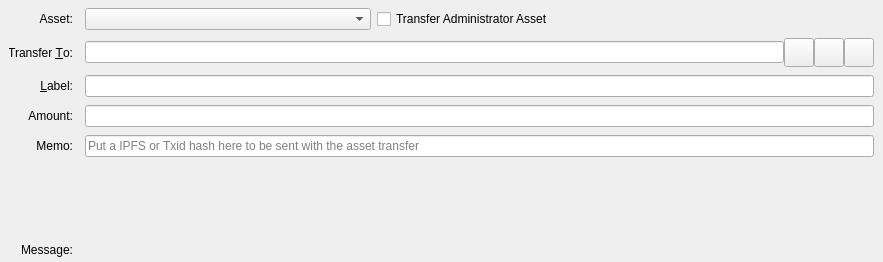
<?xml version="1.0" encoding="UTF-8"?>
<ui version="4.0">
 <class>SendAssetsEntry</class>
 <widget class="QStackedWidget" name="SendAssetsEntry">
  <property name="geometry">
   <rect>
    <x>0</x>
    <y>0</y>
    <width>883</width>
    <height>262</height>
   </rect>
  </property>
  <property name="focusPolicy">
   <enum>Qt::TabFocus</enum>
  </property>
  <property name="autoFillBackground">
   <bool>false</bool>
  </property>
  <property name="currentIndex">
   <number>0</number>
  </property>
  <widget class="QFrame" name="SendCoins">
   <property name="toolTip">
    <string>This is an asset payment</string>
   </property>
   <property name="frameShape">
    <enum>QFrame::NoFrame</enum>
   </property>
   <layout class="QGridLayout" name="gridLayout">
    <property name="topMargin">
     <number>8</number>
    </property>
    <property name="bottomMargin">
     <number>4</number>
    </property>
    <property name="horizontalSpacing">
     <number>12</number>
    </property>
    <property name="verticalSpacing">
     <number>8</number>
    </property>
    <item row="9" column="1">
     <widget class="QLabel" name="messageTextLabel">
      <property name="toolTip">
       <string>A message that was attached to the points: URI which will be stored with the transaction for your reference. Note: This message will not be sent over the Neoxa network.</string>
      </property>
      <property name="textFormat">
       <enum>Qt::PlainText</enum>
      </property>
     </widget>
    </item>
    <item row="7" column="1">
     <widget class="QLabel" name="assetAmountLabel">
      <property name="text">
       <string/>
      </property>
      <property name="alignment">
       <set>Qt::AlignRight|Qt::AlignTrailing|Qt::AlignVCenter</set>
      </property>
     </widget>
    </item>
    <item row="5" column="0">
     <widget class="QLabel" name="memoLabel">
      <property name="text">
       <string>Memo:</string>
      </property>
      <property name="alignment">
       <set>Qt::AlignRight|Qt::AlignTrailing|Qt::AlignVCenter</set>
      </property>
     </widget>
    </item>
    <item row="4" column="0">
     <widget class="QLabel" name="amountLabel">
      <property name="text">
       <string>Amount:</string>
      </property>
      <property name="alignment">
       <set>Qt::AlignRight|Qt::AlignTrailing|Qt::AlignVCenter</set>
      </property>
     </widget>
    </item>
    <item row="3" column="1">
     <widget class="QLineEdit" name="addAsLabel">
      <property name="toolTip">
       <string>Enter a label for this address to add it to the list of used addresses</string>
      </property>
     </widget>
    </item>
    <item row="3" column="0">
     <widget class="QLabel" name="labellLabel">
      <property name="text">
       <string>&amp;Label:</string>
      </property>
      <property name="alignment">
       <set>Qt::AlignRight|Qt::AlignTrailing|Qt::AlignVCenter</set>
      </property>
      <property name="buddy">
       <cstring>addAsLabel</cstring>
      </property>
     </widget>
    </item>
    <item row="8" column="1">
     <widget class="QLabel" name="ownershipWarningMessage">
      <property name="text">
       <string/>
      </property>
     </widget>
    </item>
    <item row="1" column="0">
     <widget class="QLabel" name="assetBoxLabel">
      <property name="text">
       <string>Asset:</string>
      </property>
      <property name="alignment">
       <set>Qt::AlignRight|Qt::AlignTrailing|Qt::AlignVCenter</set>
      </property>
     </widget>
    </item>
    <item row="4" column="1">
     <layout class="QHBoxLayout" name="horizontalLayoutAmount" stretch="0">
      <item>
       <widget class="AssetAmountField" name="payAssetAmount"/>
      </item>
     </layout>
    </item>
    <item row="2" column="1">
     <layout class="QHBoxLayout" name="payToLayout">
      <property name="spacing">
       <number>0</number>
      </property>
      <item>
       <widget class="QValidatedLineEdit" name="payTo">
        <property name="toolTip">
         <string>The Neoxa address to send the payment to</string>
        </property>
       </widget>
      </item>
      <item>
       <widget class="QToolButton" name="addressBookButton">
        <property name="toolTip">
         <string>Choose previously used address</string>
        </property>
        <property name="text">
         <string/>
        </property>
        <property name="icon">
         <iconset resource="../points.qrc">
          <normaloff>:/icons/address-book</normaloff>:/icons/address-book</iconset>
        </property>
        <property name="iconSize">
         <size>
          <width>22</width>
          <height>22</height>
         </size>
        </property>
        <property name="shortcut">
         <string>Alt+A</string>
        </property>
       </widget>
      </item>
      <item>
       <widget class="QToolButton" name="pasteButton">
        <property name="toolTip">
         <string>Paste address from clipboard</string>
        </property>
        <property name="text">
         <string/>
        </property>
        <property name="icon">
         <iconset resource="../points.qrc">
          <normaloff>:/icons/editpaste</normaloff>:/icons/editpaste</iconset>
        </property>
        <property name="iconSize">
         <size>
          <width>22</width>
          <height>22</height>
         </size>
        </property>
        <property name="shortcut">
         <string>Alt+P</string>
        </property>
       </widget>
      </item>
      <item>
       <widget class="QToolButton" name="deleteButton">
        <property name="toolTip">
         <string>Remove this entry</string>
        </property>
        <property name="text">
         <string/>
        </property>
        <property name="icon">
         <iconset resource="../points.qrc">
          <normaloff>:/icons/remove</normaloff>:/icons/remove</iconset>
        </property>
        <property name="iconSize">
         <size>
          <width>22</width>
          <height>22</height>
         </size>
        </property>
       </widget>
      </item>
     </layout>
    </item>
    <item row="10" column="0">
     <widget class="QLabel" name="messageLabel">
      <property name="text">
       <string>Message:</string>
      </property>
      <property name="alignment">
       <set>Qt::AlignRight|Qt::AlignTrailing|Qt::AlignVCenter</set>
      </property>
     </widget>
    </item>
    <item row="2" column="0">
     <widget class="QLabel" name="payToLabel">
      <property name="text">
       <string>Transfer &amp;To:</string>
      </property>
      <property name="alignment">
       <set>Qt::AlignRight|Qt::AlignTrailing|Qt::AlignVCenter</set>
      </property>
      <property name="buddy">
       <cstring>payTo</cstring>
      </property>
     </widget>
    </item>
    <item row="1" column="1">
     <layout class="QHBoxLayout" name="horizontalLayout_3">
      <property name="spacing">
       <number>6</number>
      </property>
      <item>
       <widget class="QComboBox" name="assetSelectionBox">
        <property name="minimumContentsLength">
         <number>32</number>
        </property>
       </widget>
      </item>
      <item>
       <widget class="QCheckBox" name="administratorCheckbox">
        <property name="text">
         <string>Transfer Administrator Asset</string>
        </property>
       </widget>
      </item>
      <item>
       <spacer name="horizontalSpacer">
        <property name="orientation">
         <enum>Qt::Horizontal</enum>
        </property>
        <property name="sizeHint" stdset="0">
         <size>
          <width>40</width>
          <height>20</height>
         </size>
        </property>
       </spacer>
      </item>
     </layout>
    </item>
    <item row="5" column="1">
     <widget class="QLineEdit" name="memoBox">
      <property name="maxLength">
       <number>64</number>
      </property>
      <property name="placeholderText">
       <string>Put a IPFS or Txid hash here to be sent with the asset transfer</string>
      </property>
     </widget>
    </item>
   </layout>
  </widget>
  <widget class="QFrame" name="SendCoins_UnauthenticatedPaymentRequest">
   <property name="palette">
    <palette>
     <active>
      <colorrole role="WindowText">
       <brush brushstyle="SolidPattern">
        <color alpha="255">
         <red>0</red>
         <green>0</green>
         <blue>0</blue>
        </color>
       </brush>
      </colorrole>
      <colorrole role="Button">
       <brush brushstyle="SolidPattern">
        <color alpha="255">
         <red>255</red>
         <green>255</green>
         <blue>127</blue>
        </color>
       </brush>
      </colorrole>
      <colorrole role="Light">
       <brush brushstyle="SolidPattern">
        <color alpha="255">
         <red>255</red>
         <green>255</green>
         <blue>255</blue>
        </color>
       </brush>
      </colorrole>
      <colorrole role="Midlight">
       <brush brushstyle="SolidPattern">
        <color alpha="255">
         <red>255</red>
         <green>255</green>
         <blue>191</blue>
        </color>
       </brush>
      </colorrole>
      <colorrole role="Dark">
       <brush brushstyle="SolidPattern">
        <color alpha="255">
         <red>127</red>
         <green>127</green>
         <blue>63</blue>
        </color>
       </brush>
      </colorrole>
      <colorrole role="Mid">
       <brush brushstyle="SolidPattern">
        <color alpha="255">
         <red>170</red>
         <green>170</green>
         <blue>84</blue>
        </color>
       </brush>
      </colorrole>
      <colorrole role="Text">
       <brush brushstyle="SolidPattern">
        <color alpha="255">
         <red>0</red>
         <green>0</green>
         <blue>0</blue>
        </color>
       </brush>
      </colorrole>
      <colorrole role="BrightText">
       <brush brushstyle="SolidPattern">
        <color alpha="255">
         <red>255</red>
         <green>255</green>
         <blue>255</blue>
        </color>
       </brush>
      </colorrole>
      <colorrole role="ButtonText">
       <brush brushstyle="SolidPattern">
        <color alpha="255">
         <red>0</red>
         <green>0</green>
         <blue>0</blue>
        </color>
       </brush>
      </colorrole>
      <colorrole role="Base">
       <brush brushstyle="SolidPattern">
        <color alpha="255">
         <red>255</red>
         <green>255</green>
         <blue>255</blue>
        </color>
       </brush>
      </colorrole>
      <colorrole role="Window">
       <brush brushstyle="SolidPattern">
        <color alpha="255">
         <red>255</red>
         <green>255</green>
         <blue>127</blue>
        </color>
       </brush>
      </colorrole>
      <colorrole role="Shadow">
       <brush brushstyle="SolidPattern">
        <color alpha="255">
         <red>0</red>
         <green>0</green>
         <blue>0</blue>
        </color>
       </brush>
      </colorrole>
      <colorrole role="AlternateBase">
       <brush brushstyle="SolidPattern">
        <color alpha="255">
         <red>255</red>
         <green>255</green>
         <blue>191</blue>
        </color>
       </brush>
      </colorrole>
      <colorrole role="ToolTipBase">
       <brush brushstyle="SolidPattern">
        <color alpha="255">
         <red>255</red>
         <green>255</green>
         <blue>220</blue>
        </color>
       </brush>
      </colorrole>
      <colorrole role="ToolTipText">
       <brush brushstyle="SolidPattern">
        <color alpha="255">
         <red>0</red>
         <green>0</green>
         <blue>0</blue>
        </color>
       </brush>
      </colorrole>
     </active>
     <inactive>
      <colorrole role="WindowText">
       <brush brushstyle="SolidPattern">
        <color alpha="255">
         <red>0</red>
         <green>0</green>
         <blue>0</blue>
        </color>
       </brush>
      </colorrole>
      <colorrole role="Button">
       <brush brushstyle="SolidPattern">
        <color alpha="255">
         <red>255</red>
         <green>255</green>
         <blue>127</blue>
        </color>
       </brush>
      </colorrole>
      <colorrole role="Light">
       <brush brushstyle="SolidPattern">
        <color alpha="255">
         <red>255</red>
         <green>255</green>
         <blue>255</blue>
        </color>
       </brush>
      </colorrole>
      <colorrole role="Midlight">
       <brush brushstyle="SolidPattern">
        <color alpha="255">
         <red>255</red>
         <green>255</green>
         <blue>191</blue>
        </color>
       </brush>
      </colorrole>
      <colorrole role="Dark">
       <brush brushstyle="SolidPattern">
        <color alpha="255">
         <red>127</red>
         <green>127</green>
         <blue>63</blue>
        </color>
       </brush>
      </colorrole>
      <colorrole role="Mid">
       <brush brushstyle="SolidPattern">
        <color alpha="255">
         <red>170</red>
         <green>170</green>
         <blue>84</blue>
        </color>
       </brush>
      </colorrole>
      <colorrole role="Text">
       <brush brushstyle="SolidPattern">
        <color alpha="255">
         <red>0</red>
         <green>0</green>
         <blue>0</blue>
        </color>
       </brush>
      </colorrole>
      <colorrole role="BrightText">
       <brush brushstyle="SolidPattern">
        <color alpha="255">
         <red>255</red>
         <green>255</green>
         <blue>255</blue>
        </color>
       </brush>
      </colorrole>
      <colorrole role="ButtonText">
       <brush brushstyle="SolidPattern">
        <color alpha="255">
         <red>0</red>
         <green>0</green>
         <blue>0</blue>
        </color>
       </brush>
      </colorrole>
      <colorrole role="Base">
       <brush brushstyle="SolidPattern">
        <color alpha="255">
         <red>255</red>
         <green>255</green>
         <blue>255</blue>
        </color>
       </brush>
      </colorrole>
      <colorrole role="Window">
       <brush brushstyle="SolidPattern">
        <color alpha="255">
         <red>255</red>
         <green>255</green>
         <blue>127</blue>
        </color>
       </brush>
      </colorrole>
      <colorrole role="Shadow">
       <brush brushstyle="SolidPattern">
        <color alpha="255">
         <red>0</red>
         <green>0</green>
         <blue>0</blue>
        </color>
       </brush>
      </colorrole>
      <colorrole role="AlternateBase">
       <brush brushstyle="SolidPattern">
        <color alpha="255">
         <red>255</red>
         <green>255</green>
         <blue>191</blue>
        </color>
       </brush>
      </colorrole>
      <colorrole role="ToolTipBase">
       <brush brushstyle="SolidPattern">
        <color alpha="255">
         <red>255</red>
         <green>255</green>
         <blue>220</blue>
        </color>
       </brush>
      </colorrole>
      <colorrole role="ToolTipText">
       <brush brushstyle="SolidPattern">
        <color alpha="255">
         <red>0</red>
         <green>0</green>
         <blue>0</blue>
        </color>
       </brush>
      </colorrole>
     </inactive>
     <disabled>
      <colorrole role="WindowText">
       <brush brushstyle="SolidPattern">
        <color alpha="255">
         <red>127</red>
         <green>127</green>
         <blue>63</blue>
        </color>
       </brush>
      </colorrole>
      <colorrole role="Button">
       <brush brushstyle="SolidPattern">
        <color alpha="255">
         <red>255</red>
         <green>255</green>
         <blue>127</blue>
        </color>
       </brush>
      </colorrole>
      <colorrole role="Light">
       <brush brushstyle="SolidPattern">
        <color alpha="255">
         <red>255</red>
         <green>255</green>
         <blue>255</blue>
        </color>
       </brush>
      </colorrole>
      <colorrole role="Midlight">
       <brush brushstyle="SolidPattern">
        <color alpha="255">
         <red>255</red>
         <green>255</green>
         <blue>191</blue>
        </color>
       </brush>
      </colorrole>
      <colorrole role="Dark">
       <brush brushstyle="SolidPattern">
        <color alpha="255">
         <red>127</red>
         <green>127</green>
         <blue>63</blue>
        </color>
       </brush>
      </colorrole>
      <colorrole role="Mid">
       <brush brushstyle="SolidPattern">
        <color alpha="255">
         <red>170</red>
         <green>170</green>
         <blue>84</blue>
        </color>
       </brush>
      </colorrole>
      <colorrole role="Text">
       <brush brushstyle="SolidPattern">
        <color alpha="255">
         <red>127</red>
         <green>127</green>
         <blue>63</blue>
        </color>
       </brush>
      </colorrole>
      <colorrole role="BrightText">
       <brush brushstyle="SolidPattern">
        <color alpha="255">
         <red>255</red>
         <green>255</green>
         <blue>255</blue>
        </color>
       </brush>
      </colorrole>
      <colorrole role="ButtonText">
       <brush brushstyle="SolidPattern">
        <color alpha="255">
         <red>127</red>
         <green>127</green>
         <blue>63</blue>
        </color>
       </brush>
      </colorrole>
      <colorrole role="Base">
       <brush brushstyle="SolidPattern">
        <color alpha="255">
         <red>255</red>
         <green>255</green>
         <blue>127</blue>
        </color>
       </brush>
      </colorrole>
      <colorrole role="Window">
       <brush brushstyle="SolidPattern">
        <color alpha="255">
         <red>255</red>
         <green>255</green>
         <blue>127</blue>
        </color>
       </brush>
      </colorrole>
      <colorrole role="Shadow">
       <brush brushstyle="SolidPattern">
        <color alpha="255">
         <red>0</red>
         <green>0</green>
         <blue>0</blue>
        </color>
       </brush>
      </colorrole>
      <colorrole role="AlternateBase">
       <brush brushstyle="SolidPattern">
        <color alpha="255">
         <red>255</red>
         <green>255</green>
         <blue>127</blue>
        </color>
       </brush>
      </colorrole>
      <colorrole role="ToolTipBase">
       <brush brushstyle="SolidPattern">
        <color alpha="255">
         <red>255</red>
         <green>255</green>
         <blue>220</blue>
        </color>
       </brush>
      </colorrole>
      <colorrole role="ToolTipText">
       <brush brushstyle="SolidPattern">
        <color alpha="255">
         <red>0</red>
         <green>0</green>
         <blue>0</blue>
        </color>
       </brush>
      </colorrole>
     </disabled>
    </palette>
   </property>
   <property name="toolTip">
    <string>This is an unauthenticated payment request.</string>
   </property>
   <property name="autoFillBackground">
    <bool>true</bool>
   </property>
   <property name="frameShape">
    <enum>QFrame::NoFrame</enum>
   </property>
   <layout class="QGridLayout" name="gridLayout_is">
    <property name="spacing">
     <number>12</number>
    </property>
    <item row="0" column="0">
     <widget class="QLabel" name="payToLabel_is">
      <property name="text">
       <string>Transfer to:</string>
      </property>
      <property name="alignment">
       <set>Qt::AlignRight|Qt::AlignTrailing|Qt::AlignVCenter</set>
      </property>
     </widget>
    </item>
    <item row="0" column="1">
     <layout class="QHBoxLayout" name="payToLayout_is">
      <property name="spacing">
       <number>0</number>
      </property>
      <item>
       <widget class="QLabel" name="payTo_is"/>
      </item>
      <item>
       <widget class="QToolButton" name="deleteButton_is">
        <property name="toolTip">
         <string>Remove this entry</string>
        </property>
        <property name="text">
         <string/>
        </property>
        <property name="icon">
         <iconset resource="../points.qrc">
          <normaloff>:/icons/remove</normaloff>:/icons/remove</iconset>
        </property>
       </widget>
      </item>
     </layout>
    </item>
    <item row="1" column="0">
     <widget class="QLabel" name="memoLabel_is">
      <property name="text">
       <string>Memo:</string>
      </property>
      <property name="alignment">
       <set>Qt::AlignRight|Qt::AlignTrailing|Qt::AlignVCenter</set>
      </property>
     </widget>
    </item>
    <item row="1" column="1">
     <widget class="QLabel" name="memoTextLabel_is">
      <property name="textFormat">
       <enum>Qt::PlainText</enum>
      </property>
     </widget>
    </item>
    <item row="2" column="0">
     <widget class="QLabel" name="amountLabel_is">
      <property name="text">
       <string>A&amp;mount:</string>
      </property>
      <property name="alignment">
       <set>Qt::AlignRight|Qt::AlignTrailing|Qt::AlignVCenter</set>
      </property>
      <property name="buddy">
       <cstring>payAmount_is</cstring>
      </property>
     </widget>
    </item>
    <item row="2" column="1">
     <widget class="QLineEdit" name="payAmount_is">
      <property name="acceptDrops">
       <bool>false</bool>
      </property>
     </widget>
    </item>
   </layout>
  </widget>
  <widget class="QFrame" name="SendCoins_AuthenticatedPaymentRequest">
   <property name="palette">
    <palette>
     <active>
      <colorrole role="WindowText">
       <brush brushstyle="SolidPattern">
        <color alpha="255">
         <red>0</red>
         <green>0</green>
         <blue>0</blue>
        </color>
       </brush>
      </colorrole>
      <colorrole role="Button">
       <brush brushstyle="SolidPattern">
        <color alpha="255">
         <red>140</red>
         <green>232</green>
         <blue>119</blue>
        </color>
       </brush>
      </colorrole>
      <colorrole role="Light">
       <brush brushstyle="SolidPattern">
        <color alpha="255">
         <red>230</red>
         <green>255</green>
         <blue>224</blue>
        </color>
       </brush>
      </colorrole>
      <colorrole role="Midlight">
       <brush brushstyle="SolidPattern">
        <color alpha="255">
         <red>185</red>
         <green>243</green>
         <blue>171</blue>
        </color>
       </brush>
      </colorrole>
      <colorrole role="Dark">
       <brush brushstyle="SolidPattern">
        <color alpha="255">
         <red>70</red>
         <green>116</green>
         <blue>59</blue>
        </color>
       </brush>
      </colorrole>
      <colorrole role="Mid">
       <brush brushstyle="SolidPattern">
        <color alpha="255">
         <red>93</red>
         <green>155</green>
         <blue>79</blue>
        </color>
       </brush>
      </colorrole>
      <colorrole role="Text">
       <brush brushstyle="SolidPattern">
        <color alpha="255">
         <red>0</red>
         <green>0</green>
         <blue>0</blue>
        </color>
       </brush>
      </colorrole>
      <colorrole role="BrightText">
       <brush brushstyle="SolidPattern">
        <color alpha="255">
         <red>155</red>
         <green>255</green>
         <blue>147</blue>
        </color>
       </brush>
      </colorrole>
      <colorrole role="ButtonText">
       <brush brushstyle="SolidPattern">
        <color alpha="255">
         <red>0</red>
         <green>0</green>
         <blue>0</blue>
        </color>
       </brush>
      </colorrole>
      <colorrole role="Base">
       <brush brushstyle="SolidPattern">
        <color alpha="255">
         <red>119</red>
         <green>255</green>
         <blue>233</blue>
        </color>
       </brush>
      </colorrole>
      <colorrole role="Window">
       <brush brushstyle="SolidPattern">
        <color alpha="255">
         <red>140</red>
         <green>232</green>
         <blue>119</blue>
        </color>
       </brush>
      </colorrole>
      <colorrole role="Shadow">
       <brush brushstyle="SolidPattern">
        <color alpha="255">
         <red>0</red>
         <green>0</green>
         <blue>0</blue>
        </color>
       </brush>
      </colorrole>
      <colorrole role="AlternateBase">
       <brush brushstyle="SolidPattern">
        <color alpha="255">
         <red>197</red>
         <green>243</green>
         <blue>187</blue>
        </color>
       </brush>
      </colorrole>
      <colorrole role="NoRole">
       <brush brushstyle="SolidPattern">
        <color alpha="255">
         <red>125</red>
         <green>194</green>
         <blue>122</blue>
        </color>
       </brush>
      </colorrole>
      <colorrole role="ToolTipBase">
       <brush brushstyle="SolidPattern">
        <color alpha="255">
         <red>255</red>
         <green>255</green>
         <blue>220</blue>
        </color>
       </brush>
      </colorrole>
      <colorrole role="ToolTipText">
       <brush brushstyle="SolidPattern">
        <color alpha="255">
         <red>0</red>
         <green>0</green>
         <blue>0</blue>
        </color>
       </brush>
      </colorrole>
     </active>
     <inactive>
      <colorrole role="WindowText">
       <brush brushstyle="SolidPattern">
        <color alpha="255">
         <red>0</red>
         <green>0</green>
         <blue>0</blue>
        </color>
       </brush>
      </colorrole>
      <colorrole role="Button">
       <brush brushstyle="SolidPattern">
        <color alpha="255">
         <red>140</red>
         <green>232</green>
         <blue>119</blue>
        </color>
       </brush>
      </colorrole>
      <colorrole role="Light">
       <brush brushstyle="SolidPattern">
        <color alpha="255">
         <red>230</red>
         <green>255</green>
         <blue>224</blue>
        </color>
       </brush>
      </colorrole>
      <colorrole role="Midlight">
       <brush brushstyle="SolidPattern">
        <color alpha="255">
         <red>185</red>
         <green>243</green>
         <blue>171</blue>
        </color>
       </brush>
      </colorrole>
      <colorrole role="Dark">
       <brush brushstyle="SolidPattern">
        <color alpha="255">
         <red>70</red>
         <green>116</green>
         <blue>59</blue>
        </color>
       </brush>
      </colorrole>
      <colorrole role="Mid">
       <brush brushstyle="SolidPattern">
        <color alpha="255">
         <red>93</red>
         <green>155</green>
         <blue>79</blue>
        </color>
       </brush>
      </colorrole>
      <colorrole role="Text">
       <brush brushstyle="SolidPattern">
        <color alpha="255">
         <red>0</red>
         <green>0</green>
         <blue>0</blue>
        </color>
       </brush>
      </colorrole>
      <colorrole role="BrightText">
       <brush brushstyle="SolidPattern">
        <color alpha="255">
         <red>155</red>
         <green>255</green>
         <blue>147</blue>
        </color>
       </brush>
      </colorrole>
      <colorrole role="ButtonText">
       <brush brushstyle="SolidPattern">
        <color alpha="255">
         <red>0</red>
         <green>0</green>
         <blue>0</blue>
        </color>
       </brush>
      </colorrole>
      <colorrole role="Base">
       <brush brushstyle="SolidPattern">
        <color alpha="255">
         <red>119</red>
         <green>255</green>
         <blue>233</blue>
        </color>
       </brush>
      </colorrole>
      <colorrole role="Window">
       <brush brushstyle="SolidPattern">
        <color alpha="255">
         <red>140</red>
         <green>232</green>
         <blue>119</blue>
        </color>
       </brush>
      </colorrole>
      <colorrole role="Shadow">
       <brush brushstyle="SolidPattern">
        <color alpha="255">
         <red>0</red>
         <green>0</green>
         <blue>0</blue>
        </color>
       </brush>
      </colorrole>
      <colorrole role="AlternateBase">
       <brush brushstyle="SolidPattern">
        <color alpha="255">
         <red>197</red>
         <green>243</green>
         <blue>187</blue>
        </color>
       </brush>
      </colorrole>
      <colorrole role="NoRole">
       <brush brushstyle="SolidPattern">
        <color alpha="255">
         <red>125</red>
         <green>194</green>
         <blue>122</blue>
        </color>
       </brush>
      </colorrole>
      <colorrole role="ToolTipBase">
       <brush brushstyle="SolidPattern">
        <color alpha="255">
         <red>255</red>
         <green>255</green>
         <blue>220</blue>
        </color>
       </brush>
      </colorrole>
      <colorrole role="ToolTipText">
       <brush brushstyle="SolidPattern">
        <color alpha="255">
         <red>0</red>
         <green>0</green>
         <blue>0</blue>
        </color>
       </brush>
      </colorrole>
     </inactive>
     <disabled>
      <colorrole role="WindowText">
       <brush brushstyle="SolidPattern">
        <color alpha="255">
         <red>70</red>
         <green>116</green>
         <blue>59</blue>
        </color>
       </brush>
      </colorrole>
      <colorrole role="Button">
       <brush brushstyle="SolidPattern">
        <color alpha="255">
         <red>140</red>
         <green>232</green>
         <blue>119</blue>
        </color>
       </brush>
      </colorrole>
      <colorrole role="Light">
       <brush brushstyle="SolidPattern">
        <color alpha="255">
         <red>230</red>
         <green>255</green>
         <blue>224</blue>
        </color>
       </brush>
      </colorrole>
      <colorrole role="Midlight">
       <brush brushstyle="SolidPattern">
        <color alpha="255">
         <red>185</red>
         <green>243</green>
         <blue>171</blue>
        </color>
       </brush>
      </colorrole>
      <colorrole role="Dark">
       <brush brushstyle="SolidPattern">
        <color alpha="255">
         <red>70</red>
         <green>116</green>
         <blue>59</blue>
        </color>
       </brush>
      </colorrole>
      <colorrole role="Mid">
       <brush brushstyle="SolidPattern">
        <color alpha="255">
         <red>93</red>
         <green>155</green>
         <blue>79</blue>
        </color>
       </brush>
      </colorrole>
      <colorrole role="Text">
       <brush brushstyle="SolidPattern">
        <color alpha="255">
         <red>70</red>
         <green>116</green>
         <blue>59</blue>
        </color>
       </brush>
      </colorrole>
      <colorrole role="BrightText">
       <brush brushstyle="SolidPattern">
        <color alpha="255">
         <red>155</red>
         <green>255</green>
         <blue>147</blue>
        </color>
       </brush>
      </colorrole>
      <colorrole role="ButtonText">
       <brush brushstyle="SolidPattern">
        <color alpha="255">
         <red>70</red>
         <green>116</green>
         <blue>59</blue>
        </color>
       </brush>
      </colorrole>
      <colorrole role="Base">
       <brush brushstyle="SolidPattern">
        <color alpha="255">
         <red>140</red>
         <green>232</green>
         <blue>119</blue>
        </color>
       </brush>
      </colorrole>
      <colorrole role="Window">
       <brush brushstyle="SolidPattern">
        <color alpha="255">
         <red>140</red>
         <green>232</green>
         <blue>119</blue>
        </color>
       </brush>
      </colorrole>
      <colorrole role="Shadow">
       <brush brushstyle="SolidPattern">
        <color alpha="255">
         <red>0</red>
         <green>0</green>
         <blue>0</blue>
        </color>
       </brush>
      </colorrole>
      <colorrole role="AlternateBase">
       <brush brushstyle="SolidPattern">
        <color alpha="255">
         <red>140</red>
         <green>232</green>
         <blue>119</blue>
        </color>
       </brush>
      </colorrole>
      <colorrole role="NoRole">
       <brush brushstyle="SolidPattern">
        <color alpha="255">
         <red>125</red>
         <green>194</green>
         <blue>122</blue>
        </color>
       </brush>
      </colorrole>
      <colorrole role="ToolTipBase">
       <brush brushstyle="SolidPattern">
        <color alpha="255">
         <red>255</red>
         <green>255</green>
         <blue>220</blue>
        </color>
       </brush>
      </colorrole>
      <colorrole role="ToolTipText">
       <brush brushstyle="SolidPattern">
        <color alpha="255">
         <red>0</red>
         <green>0</green>
         <blue>0</blue>
        </color>
       </brush>
      </colorrole>
     </disabled>
    </palette>
   </property>
   <property name="toolTip">
    <string>This is an authenticated payment request.</string>
   </property>
   <property name="autoFillBackground">
    <bool>true</bool>
   </property>
   <property name="frameShape">
    <enum>QFrame::NoFrame</enum>
   </property>
   <layout class="QGridLayout" name="gridLayout_s">
    <property name="spacing">
     <number>12</number>
    </property>
    <item row="0" column="0">
     <widget class="QLabel" name="payToLabel_s">
      <property name="text">
       <string>Transfer to:</string>
      </property>
      <property name="alignment">
       <set>Qt::AlignRight|Qt::AlignTrailing|Qt::AlignVCenter</set>
      </property>
     </widget>
    </item>
    <item row="0" column="1">
     <layout class="QHBoxLayout" name="payToLayout_s">
      <property name="spacing">
       <number>0</number>
      </property>
      <item>
       <widget class="QLabel" name="payTo_s">
        <property name="textFormat">
         <enum>Qt::PlainText</enum>
        </property>
       </widget>
      </item>
      <item>
       <widget class="QToolButton" name="deleteButton_s">
        <property name="toolTip">
         <string>Remove this entry</string>
        </property>
        <property name="text">
         <string/>
        </property>
        <property name="icon">
         <iconset resource="../points.qrc">
          <normaloff>:/icons/remove</normaloff>:/icons/remove</iconset>
        </property>
       </widget>
      </item>
     </layout>
    </item>
    <item row="1" column="0">
     <widget class="QLabel" name="memoLabel_s">
      <property name="text">
       <string>Memo:</string>
      </property>
      <property name="alignment">
       <set>Qt::AlignRight|Qt::AlignTrailing|Qt::AlignVCenter</set>
      </property>
     </widget>
    </item>
    <item row="1" column="1">
     <widget class="QLabel" name="memoTextLabel_s">
      <property name="textFormat">
       <enum>Qt::PlainText</enum>
      </property>
     </widget>
    </item>
    <item row="2" column="0">
     <widget class="QLabel" name="amountLabel_s">
      <property name="text">
       <string>A&amp;mount:</string>
      </property>
      <property name="alignment">
       <set>Qt::AlignRight|Qt::AlignTrailing|Qt::AlignVCenter</set>
      </property>
      <property name="buddy">
       <cstring>payAmount_s</cstring>
      </property>
     </widget>
    </item>
    <item row="2" column="1">
     <widget class="BitcoinAmountField" name="payAmount_s">
      <property name="acceptDrops">
       <bool>false</bool>
      </property>
     </widget>
    </item>
   </layout>
  </widget>
 </widget>
 <customwidgets>
  <customwidget>
   <class>QValidatedLineEdit</class>
   <extends>QLineEdit</extends>
   <header>qt/qvalidatedlineedit.h</header>
  </customwidget>
  <customwidget>
   <class>BitcoinAmountField</class>
   <extends>QLineEdit</extends>
   <header>qt/bitcoinamountfield.h</header>
   <container>1</container>
  </customwidget>
  <customwidget>
   <class>AssetAmountField</class>
   <extends>QLineEdit</extends>
   <header location="global">qt/bitcoinamountfield.h</header>
  </customwidget>
 </customwidgets>
 <tabstops>
  <tabstop>payTo</tabstop>
  <tabstop>addressBookButton</tabstop>
  <tabstop>pasteButton</tabstop>
  <tabstop>deleteButton</tabstop>
  <tabstop>addAsLabel</tabstop>
  <tabstop>payAmount_is</tabstop>
  <tabstop>deleteButton_is</tabstop>
  <tabstop>payAmount_s</tabstop>
  <tabstop>deleteButton_s</tabstop>
 </tabstops>
 <resources>
  <include location="../points.qrc"/>
 </resources>
 <connections/>
</ui>
